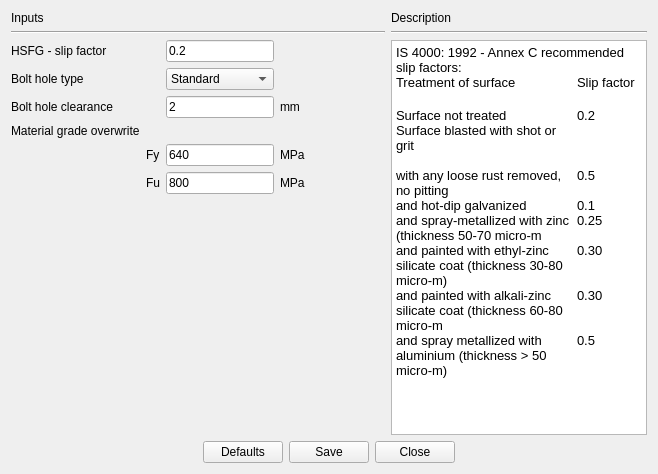
  <widget class="QWidget" name="BoltTab">
   <property name="autoFillBackground">
    <bool>true</bool>
   </property>
   <attribute name="title">
    <string>Bolt</string>
   </attribute>
   <layout class="QGridLayout" name="gridLayout_6">
    <item row="0" column="0">
     <layout class="QGridLayout" name="gridLayout_5">
      <item row="0" column="0">
       <widget class="QLabel" name="label_5">
        <property name="text">
         <string>Inputs</string>
        </property>
       </widget>
      </item>
      <item row="1" column="0">
       <widget class="Line" name="line">
        <property name="orientation">
         <enum>Qt::Horizontal</enum>
        </property>
       </widget>
      </item>
      <item row="2" column="0">
       <layout class="QGridLayout" name="gridLayout_4">
        <item row="5" column="1">
         <widget class="QLabel" name="label_8">
          <property name="text">
           <string>Fu</string>
          </property>
         </widget>
        </item>
        <item row="5" column="2">
         <widget class="QLineEdit" name="lineEdit_boltFu">
          <property name="text">
           <string>800</string>
          </property>
          <property name="alignment">
           <set>Qt::AlignLeading|Qt::AlignLeft|Qt::AlignVCenter</set>
          </property>
         </widget>
        </item>
        <item row="5" column="3">
         <widget class="QLabel" name="label_11">
          <property name="text">
           <string>MPa</string>
          </property>
         </widget>
        </item>
        <item row="0" column="0">
         <widget class="QLabel" name="lbl_hgfg">
          <property name="text">
           <string>HSFG - slip factor</string>
          </property>
         </widget>
        </item>
        <item row="0" column="2">
         <widget class="QLineEdit" name="lineEdit_boltSlipFactor">
          <property name="text">
           <string>0.2</string>
          </property>
          <property name="alignment">
           <set>Qt::AlignLeading|Qt::AlignLeft|Qt::AlignVCenter</set>
          </property>
         </widget>
        </item>
        <item row="1" column="0">
         <widget class="QLabel" name="label">
          <property name="text">
           <string>Bolt hole type</string>
          </property>
         </widget>
        </item>
        <item row="1" column="2">
         <widget class="QComboBox" name="comboBox_boltHoleType">
          <property name="focusPolicy">
           <enum>Qt::TabFocus</enum>
          </property>
          <item>
           <property name="text">
            <string>Standard</string>
           </property>
          </item>
          <item>
           <property name="text">
            <string>Over-sized</string>
           </property>
          </item>
         </widget>
        </item>
        <item row="2" column="2">
         <widget class="QLineEdit" name="lineEdit_boltHoleDiaClearance">
          <property name="text">
           <string>2</string>
          </property>
          <property name="alignment">
           <set>Qt::AlignLeading|Qt::AlignLeft|Qt::AlignVCenter</set>
          </property>
         </widget>
        </item>
        <item row="2" column="3">
         <widget class="QLabel" name="label_9">
          <property name="text">
           <string>mm</string>
          </property>
         </widget>
        </item>
        <item row="2" column="0" colspan="2">
         <widget class="QLabel" name="label_2">
          <property name="text">
           <string>Bolt hole clearance</string>
          </property>
         </widget>
        </item>
        <item row="4" column="1">
         <widget class="QLabel" name="label_6">
          <property name="text">
           <string>Fy</string>
          </property>
         </widget>
        </item>
        <item row="4" column="2">
         <widget class="QLineEdit" name="lineEdit_boltFy">
          <property name="text">
           <string>640</string>
          </property>
          <property name="alignment">
           <set>Qt::AlignLeading|Qt::AlignLeft|Qt::AlignVCenter</set>
          </property>
         </widget>
        </item>
        <item row="3" column="0">
         <widget class="QLabel" name="label_4">
          <property name="text">
           <string>Material grade overwrite</string>
          </property>
         </widget>
        </item>
        <item row="4" column="3">
         <widget class="QLabel" name="label_10">
          <property name="text">
           <string>MPa</string>
          </property>
         </widget>
        </item>
        <item row="2" column="4">
         <spacer name="horizontalSpacer">
          <property name="orientation">
           <enum>Qt::Horizontal</enum>
          </property>
          <property name="sizeHint" stdset="0">
           <size>
            <width>80</width>
            <height>20</height>
           </size>
          </property>
         </spacer>
        </item>
       </layout>
      </item>
     </layout>
    </item>
    <item row="0" column="1" rowspan="2">
     <layout class="QGridLayout" name="gridLayout_2">
      <item row="1" column="0">
       <widget class="Line" name="line_2">
        <property name="orientation">
         <enum>Qt::Horizontal</enum>
        </property>
       </widget>
      </item>
      <item row="0" column="0">
       <widget class="QLabel" name="label_3">
        <property name="text">
         <string>Description</string>
        </property>
       </widget>
      </item>
      <item row="2" column="0">
       <widget class="QTextBrowser" name="textBrowser_boltDescription">
        <property name="html">
         <string>&lt;!DOCTYPE HTML PUBLIC &quot;-//W3C//DTD HTML 4.0//EN&quot; &quot;http://www.w3.org/TR/REC-html40/strict.dtd&quot;&gt;
&lt;html&gt;&lt;head&gt;&lt;meta name=&quot;qrichtext&quot; content=&quot;1&quot; /&gt;&lt;style type=&quot;text/css&quot;&gt;
p, li { white-space: pre-wrap; }
&lt;/style&gt;&lt;/head&gt;&lt;body style=&quot; font-family:'MS Shell Dlg 2'; font-size:8.25pt; font-weight:400; font-style:normal;&quot;&gt;
&lt;p style=&quot; margin-top:0px; margin-bottom:0px; margin-left:0px; margin-right:0px; -qt-block-indent:0; text-indent:0px;&quot;&gt;&lt;span style=&quot; font-family:'Calibri'; font-size:10pt;&quot;&gt;IS 4000: 1992 - Annex C recommended slip factors:&lt;/span&gt;&lt;span style=&quot; font-size:8pt;&quot;&gt; &lt;/span&gt;&lt;/p&gt;
&lt;p style=&quot;-qt-paragraph-type:empty; margin-top:0px; margin-bottom:0px; margin-left:0px; margin-right:0px; -qt-block-indent:0; text-indent:0px; font-size:8pt;&quot;&gt;&lt;br /&gt;&lt;/p&gt;
&lt;table border=&quot;0&quot; style=&quot; border-color:#a3a3a3; border-style:solid; margin-top:0px; margin-bottom:0px; margin-left:0px; margin-right:0px;&quot; cellspacing=&quot;0&quot; cellpadding=&quot;0&quot;&gt;
&lt;tr&gt;
&lt;td style=&quot; vertical-align:top; padding-left:0; padding-right:0; padding-top:0; padding-bottom:0;&quot;&gt;
&lt;p style=&quot; margin-top:0px; margin-bottom:0px; margin-left:0px; margin-right:0px; -qt-block-indent:0; text-indent:0px;&quot;&gt;&lt;span style=&quot; font-family:'Calibri'; font-size:10pt;&quot;&gt;Treatment of surface&lt;/span&gt;&lt;span style=&quot; font-size:8pt;&quot;&gt; &lt;/span&gt;&lt;/p&gt;
&lt;p style=&quot; margin-top:0px; margin-bottom:0px; margin-left:0px; margin-right:0px; -qt-block-indent:0; text-indent:0px;&quot;&gt;&lt;span style=&quot; font-family:'Calibri'; font-size:11pt;&quot;&gt; &lt;/span&gt;&lt;span style=&quot; font-size:8pt;&quot;&gt; &lt;/span&gt;&lt;/p&gt;&lt;/td&gt;
&lt;td style=&quot; vertical-align:top; padding-left:0; padding-right:0; padding-top:0; padding-bottom:0;&quot;&gt;
&lt;p style=&quot; margin-top:0px; margin-bottom:0px; margin-left:0px; margin-right:0px; -qt-block-indent:0; text-indent:0px;&quot;&gt;&lt;span style=&quot; font-family:'Calibri'; font-size:10pt;&quot;&gt;Slip factor &lt;/span&gt;&lt;span style=&quot; font-size:8pt;&quot;&gt; &lt;/span&gt;&lt;/p&gt;&lt;/td&gt;&lt;/tr&gt;
&lt;tr&gt;
&lt;td style=&quot; vertical-align:top; padding-left:0; padding-right:0; padding-top:0; padding-bottom:0;&quot;&gt;
&lt;p style=&quot; margin-top:0px; margin-bottom:0px; margin-left:0px; margin-right:0px; -qt-block-indent:0; text-indent:0px;&quot;&gt;&lt;span style=&quot; font-family:'Calibri'; font-size:10pt;&quot;&gt;Surface not treated&lt;/span&gt;&lt;span style=&quot; font-size:8pt;&quot;&gt; &lt;/span&gt;&lt;/p&gt;&lt;/td&gt;
&lt;td style=&quot; vertical-align:top; padding-left:0; padding-right:0; padding-top:0; padding-bottom:0;&quot;&gt;
&lt;p style=&quot; margin-top:0px; margin-bottom:0px; margin-left:0px; margin-right:0px; -qt-block-indent:0; text-indent:0px;&quot;&gt;&lt;span style=&quot; font-family:'Calibri'; font-size:10pt;&quot;&gt;0.2&lt;/span&gt;&lt;span style=&quot; font-size:8pt;&quot;&gt; &lt;/span&gt;&lt;/p&gt;&lt;/td&gt;&lt;/tr&gt;
&lt;tr&gt;
&lt;td style=&quot; vertical-align:top; padding-left:0; padding-right:0; padding-top:0; padding-bottom:0;&quot;&gt;
&lt;p style=&quot; margin-top:0px; margin-bottom:0px; margin-left:0px; margin-right:0px; -qt-block-indent:0; text-indent:0px;&quot;&gt;&lt;span style=&quot; font-family:'Calibri'; font-size:10pt;&quot;&gt;Surface blasted with shot or grit &lt;/span&gt;&lt;/p&gt;
&lt;p style=&quot; margin-top:0px; margin-bottom:0px; margin-left:0px; margin-right:0px; -qt-block-indent:0; text-indent:0px;&quot;&gt;&lt;span style=&quot; font-family:'Calibri'; font-size:10pt;&quot;&gt; &lt;/span&gt;&lt;span style=&quot; font-size:8pt;&quot;&gt; &lt;/span&gt;&lt;/p&gt;&lt;/td&gt;
&lt;td style=&quot; vertical-align:top; padding-left:0; padding-right:0; padding-top:0; padding-bottom:0;&quot;&gt;
&lt;p style=&quot; margin-top:0px; margin-bottom:0px; margin-left:0px; margin-right:0px; -qt-block-indent:0; text-indent:0px;&quot;&gt;&lt;span style=&quot; font-family:'Calibri'; font-size:10pt;&quot;&gt; &lt;/span&gt;&lt;span style=&quot; font-size:8pt;&quot;&gt; &lt;/span&gt;&lt;/p&gt;&lt;/td&gt;&lt;/tr&gt;
&lt;tr&gt;
&lt;td style=&quot; vertical-align:top; padding-left:0; padding-right:0; padding-top:0; padding-bottom:0;&quot;&gt;
&lt;p style=&quot; margin-top:0px; margin-bottom:0px; margin-left:0px; margin-right:0px; -qt-block-indent:0; text-indent:0px;&quot;&gt;&lt;span style=&quot; font-family:'Calibri'; font-size:10pt;&quot;&gt;with any loose rust removed, no pitting&lt;/span&gt;&lt;span style=&quot; font-size:8pt;&quot;&gt; &lt;/span&gt;&lt;/p&gt;&lt;/td&gt;
&lt;td style=&quot; vertical-align:top; padding-left:0; padding-right:0; padding-top:0; padding-bottom:0;&quot;&gt;
&lt;p style=&quot; margin-top:0px; margin-bottom:0px; margin-left:0px; margin-right:0px; -qt-block-indent:0; text-indent:0px;&quot;&gt;&lt;span style=&quot; font-family:'Calibri'; font-size:10pt;&quot;&gt;0.5&lt;/span&gt;&lt;span style=&quot; font-size:8pt;&quot;&gt; &lt;/span&gt;&lt;/p&gt;&lt;/td&gt;&lt;/tr&gt;
&lt;tr&gt;
&lt;td style=&quot; vertical-align:top; padding-left:0; padding-right:0; padding-top:0; padding-bottom:0;&quot;&gt;
&lt;p style=&quot; margin-top:0px; margin-bottom:0px; margin-left:0px; margin-right:0px; -qt-block-indent:0; text-indent:0px;&quot;&gt;&lt;span style=&quot; font-family:'Calibri'; font-size:10pt;&quot;&gt;and hot-dip galvanized&lt;/span&gt;&lt;span style=&quot; font-size:8pt;&quot;&gt; &lt;/span&gt;&lt;/p&gt;&lt;/td&gt;
&lt;td style=&quot; vertical-align:top; padding-left:0; padding-right:0; padding-top:0; padding-bottom:0;&quot;&gt;
&lt;p style=&quot; margin-top:0px; margin-bottom:0px; margin-left:0px; margin-right:0px; -qt-block-indent:0; text-indent:0px;&quot;&gt;&lt;span style=&quot; font-family:'Calibri'; font-size:10pt;&quot;&gt;0.1&lt;/span&gt;&lt;span style=&quot; font-size:8pt;&quot;&gt; &lt;/span&gt;&lt;/p&gt;&lt;/td&gt;&lt;/tr&gt;
&lt;tr&gt;
&lt;td style=&quot; vertical-align:top; padding-left:0; padding-right:0; padding-top:0; padding-bottom:0;&quot;&gt;
&lt;p style=&quot; margin-top:0px; margin-bottom:0px; margin-left:0px; margin-right:0px; -qt-block-indent:0; text-indent:0px;&quot;&gt;&lt;span style=&quot; font-family:'Calibri'; font-size:10pt;&quot;&gt;and spray-metallized with zinc (thickness 50-70 micro-m&lt;/span&gt;&lt;span style=&quot; font-size:8pt;&quot;&gt; &lt;/span&gt;&lt;/p&gt;&lt;/td&gt;
&lt;td style=&quot; vertical-align:top; padding-left:0; padding-right:0; padding-top:0; padding-bottom:0;&quot;&gt;
&lt;p style=&quot; margin-top:0px; margin-bottom:0px; margin-left:0px; margin-right:0px; -qt-block-indent:0; text-indent:0px;&quot;&gt;&lt;span style=&quot; font-family:'Calibri'; font-size:10pt;&quot;&gt;0.25&lt;/span&gt;&lt;span style=&quot; font-size:8pt;&quot;&gt; &lt;/span&gt;&lt;/p&gt;&lt;/td&gt;&lt;/tr&gt;
&lt;tr&gt;
&lt;td style=&quot; vertical-align:top; padding-left:0; padding-right:0; padding-top:0; padding-bottom:0;&quot;&gt;
&lt;p style=&quot; margin-top:0px; margin-bottom:0px; margin-left:0px; margin-right:0px; -qt-block-indent:0; text-indent:0px;&quot;&gt;&lt;span style=&quot; font-family:'Calibri'; font-size:10pt;&quot;&gt;and painted with ethyl-zinc silicate coat (thickness 30-80  micro-m)&lt;/span&gt;&lt;span style=&quot; font-size:8pt;&quot;&gt; &lt;/span&gt;&lt;/p&gt;&lt;/td&gt;
&lt;td style=&quot; vertical-align:top; padding-left:0; padding-right:0; padding-top:0; padding-bottom:0;&quot;&gt;
&lt;p style=&quot; margin-top:0px; margin-bottom:0px; margin-left:0px; margin-right:0px; -qt-block-indent:0; text-indent:0px;&quot;&gt;&lt;span style=&quot; font-family:'Calibri'; font-size:10pt;&quot;&gt;0.30&lt;/span&gt;&lt;span style=&quot; font-size:8pt;&quot;&gt; &lt;/span&gt;&lt;/p&gt;&lt;/td&gt;&lt;/tr&gt;
&lt;tr&gt;
&lt;td style=&quot; vertical-align:top; padding-left:0; padding-right:0; padding-top:0; padding-bottom:0;&quot;&gt;
&lt;p style=&quot; margin-top:0px; margin-bottom:0px; margin-left:0px; margin-right:0px; -qt-block-indent:0; text-indent:0px;&quot;&gt;&lt;span style=&quot; font-family:'Calibri'; font-size:10pt;&quot;&gt;and painted with alkali-zinc silicate coat (thickness 60-80  micro-m&lt;/span&gt;&lt;/p&gt;&lt;/td&gt;
&lt;td style=&quot; vertical-align:top; padding-left:0; padding-right:0; padding-top:0; padding-bottom:0;&quot;&gt;
&lt;p style=&quot; margin-top:0px; margin-bottom:0px; margin-left:0px; margin-right:0px; -qt-block-indent:0; text-indent:0px;&quot;&gt;&lt;span style=&quot; font-family:'Calibri'; font-size:10pt;&quot;&gt;0.30&lt;/span&gt;&lt;span style=&quot; font-size:8pt;&quot;&gt; &lt;/span&gt;&lt;/p&gt;&lt;/td&gt;&lt;/tr&gt;
&lt;tr&gt;
&lt;td style=&quot; vertical-align:top; padding-left:0; padding-right:0; padding-top:0; padding-bottom:0;&quot;&gt;
&lt;p style=&quot; margin-top:0px; margin-bottom:0px; margin-left:0px; margin-right:0px; -qt-block-indent:0; text-indent:0px;&quot;&gt;&lt;span style=&quot; font-family:'Calibri'; font-size:10pt;&quot;&gt;and spray metallized with aluminium (thickness &amp;gt; 50  micro-m)&lt;/span&gt;&lt;/p&gt;&lt;/td&gt;
&lt;td style=&quot; vertical-align:top; padding-left:0; padding-right:0; padding-top:0; padding-bottom:0;&quot;&gt;
&lt;p style=&quot; margin-top:0px; margin-bottom:0px; margin-left:0px; margin-right:0px; -qt-block-indent:0; text-indent:0px;&quot;&gt;&lt;span style=&quot; font-family:'Calibri'; font-size:10pt;&quot;&gt;0.5&lt;/span&gt;&lt;span style=&quot; font-size:8pt;&quot;&gt; &lt;/span&gt;&lt;/p&gt;&lt;/td&gt;&lt;/tr&gt;&lt;/table&gt;&lt;/body&gt;&lt;/html&gt;</string>
        </property>
       </widget>
      </item>
     </layout>
    </item>
    <item row="1" column="0">
     <spacer name="verticalSpacer">
      <property name="orientation">
       <enum>Qt::Vertical</enum>
      </property>
      <property name="sizeHint" stdset="0">
       <size>
        <width>20</width>
        <height>241</height>
       </size>
      </property>
     </spacer>
    </item>
    <item row="2" column="0" colspan="2">
     <layout class="QHBoxLayout" name="horizontalLayout">
      <item>
       <spacer name="horizontalSpacer_2">
        <property name="orientation">
         <enum>Qt::Horizontal</enum>
        </property>
        <property name="sizeHint" stdset="0">
         <size>
          <width>40</width>
          <height>20</height>
         </size>
        </property>
       </spacer>
      </item>
      <item>
       <widget class="QPushButton" name="btn_boltdefaults">
        <property name="text">
         <string>Defaults</string>
        </property>
       </widget>
      </item>
      <item>
       <widget class="QPushButton" name="btn_boltsave">
        <property name="text">
         <string>Save</string>
        </property>
       </widget>
      </item>
      <item>
       <widget class="QPushButton" name="btn_boltclose">
        <property name="text">
         <string>Close</string>
        </property>
       </widget>
      </item>
      <item>
       <spacer name="horizontalSpacer_6">
        <property name="orientation">
         <enum>Qt::Horizontal</enum>
        </property>
        <property name="sizeHint" stdset="0">
         <size>
          <width>40</width>
          <height>20</height>
         </size>
        </property>
       </spacer>
      </item>
     </layout>
    </item>
   </layout>
  </widget>
